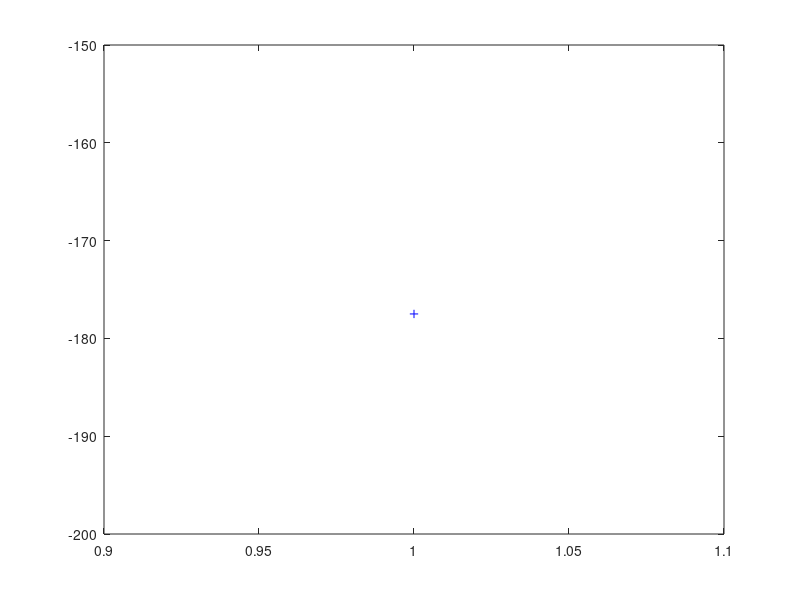

MATLAB code to generate this figure:
%% Espirit_baseline
clear;clc;
%% Initializations
g_weight = 0.1;
v_weight = 1;
n_weight = 0;
g_angle = pi/6;
v_angle = pi/4;
array_size = 6;
Averaged_samples = 100;

%% Two Element Array size
% A on Case 1

phi_one = 1i.*2.*pi.*rand(1,Averaged_samples);
phi_two = 1i.*2*pi.*rand(1,Averaged_samples);
pos = 1:array_size;
distance = 2.*pi.*pos./2;  % element separation of 1/2 wavelength

X = g_weight.*(exp(-1i.*distance.*sin(g_angle))'*exp(phi_one))... %Ground
    + v_weight.*(exp(-1i.*distance.*sin(v_angle))'*exp(phi_two));%...  %Vegetaion
    %+ n_weight.*(sqrt(-2.*log(1-rand(1,Averaged_samples)))*exp(1i*2*pi*rand(1,Averaged_samples)));  %Noise

Y1 = [X(1,:);X(2,:)]; Y2 = [X(5,:);X(6,:)]; %Baseline = 4d

%Y1 = [X(2,:),X(3,:)]; Y2 = [X(4,:),X(5,:)]; %Baseline = 2d
%    Y1 = [X(3,:),X(4,:)]; Y2 = [X(4,:),X(5,:)]; %Baseline = d
%     Y1 = [X(2,:),X(3,:),X(4,:)]; Y2 = [X(3,:),X(4,:),X(5,:)]; %Baseline = d
%     Y1 = [X(1,:);X(2,:);X(3,:);X(4,:)]; Y2 = [X(2,:);X(3,:);X(4,:);X(5,:)]; %Baseline = d

R1 = Y1'*Y1;
R2 = Y1'*Y2;
A = pinv(R1)*R2;

[u,uv] = eig(A);
[~,kk]=sort(angle(diag(uv)),'ascend');
angle(uv(kk(1),kk(1)))*(180/pi)

%% Ploting Results

figure(1)
plot(angle(uv(kk(1),kk(1)))*(180/pi),'b+');

